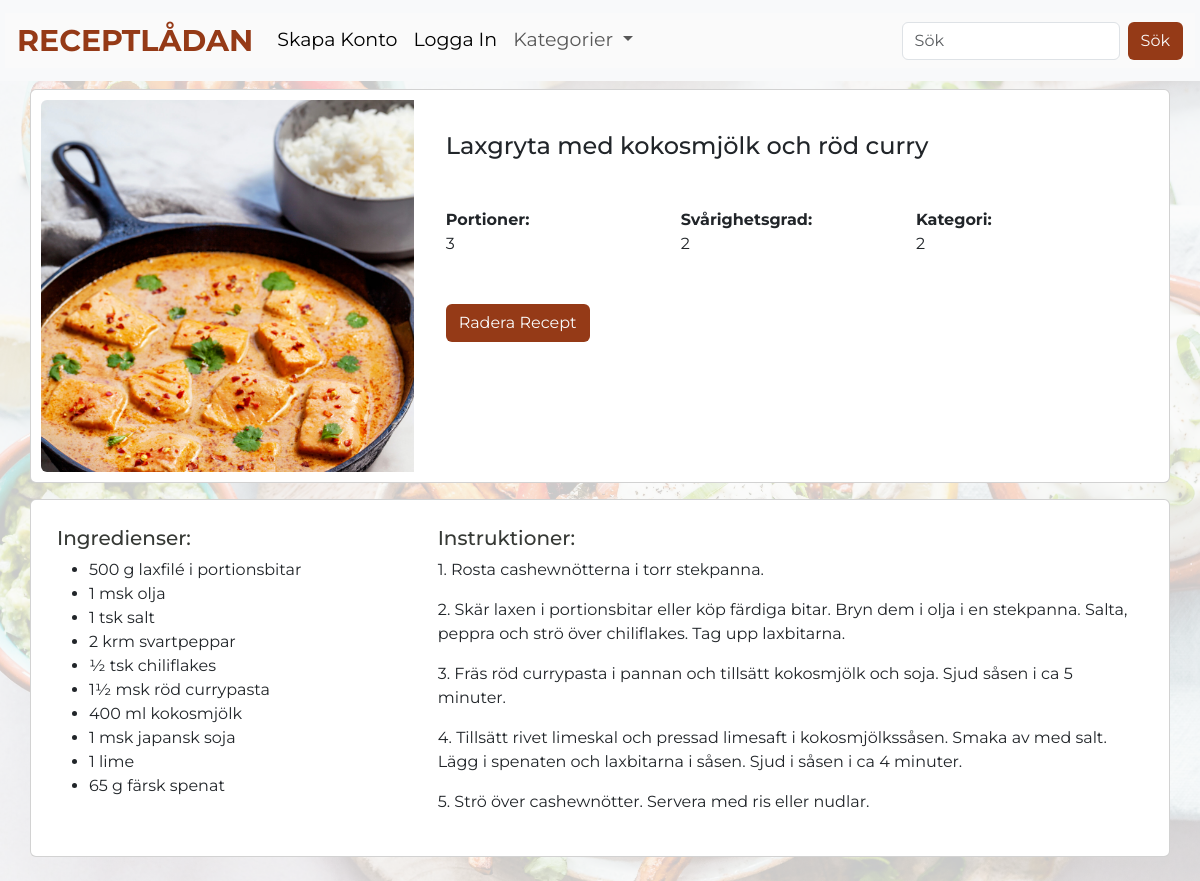
Screenshot of /detail/12 with the database file from the repository.
### main.py (models this page shows)
class Recipe(db.Model):
    id = db.Column(db.Integer, primary_key=True)
    user_id = db.Column(db.Integer, ForeignKey("users.id"))
    title = db.Column(db.String(100))
    ingredients = db.Column(db.Text)
    instruction = db.Column(db.Text)
    portions = db.Column(db.Integer)
    difficulty = db.Column(db.Integer)
    category = db.Column(db.Integer)
    date_posted = db.Column(db.DateTime, default=datetime.utcnow)
    image = db.Column(db.String(100))  # Path to the image file

### main.py (the view)
@app.route("/detail/<int:id>")
def recipe_detail(id):
    isAuthorized = session.get("Authorized", default=False)
    recipe = Recipe.query.get_or_404(id)
    return render_template(
        "recipe_detail.html", isAuthorized=isAuthorized, recipe=recipe
    )

### templates/recipe_detail.html (shortened to what this page needs)
{% extends "base.html" %} {% block body %}
<div class="main-recipe">
  <div class="card mb-3">
    <div class="row g-0">
      <div class="col-md-4 h-400">
        <img
          src="{{ recipe.image }}"
          alt="Picture of {{ recipe.title }}"
          class="img-fluid rounded-start"
          style="object-fit: cover; height: 100%; width: 100%"
        />
      </div>
      <div class="col-md-8 p-3">
        <div class="card-body">
          <div class="flex-grow-1">
            <h4 class="card-title mb-0">{{ recipe.title }}</h4>
            <br />
            <br />
            <div class="row">
              <div class="col-md-4">
                <div class="mb-4">
                  <strong>Portioner:</strong><br />
                  <p>{{ recipe.portions }}</p>
                </div>
              </div>
              <div class="col-md-4">
                <div class="mb-4">
                  <strong>Svårighetsgrad:</strong><br />
                  <p>{{ recipe.difficulty }}</p>
                </div>
              </div>
              <div class="col-md-4">
                <div class="mb-4">
                  <strong>Kategori:</strong><br />
                  <p>{{ recipe.category }}</p>
                </div>
              </div>
            </div>
            <div class="float-right">
              <br />
              <a
                href="{{ url_for ('delete_recipe', id=recipe.id) }}"
                class="btn btn-custom-secondary btn crud-btn-text"
                >Radera Recept</a
              >
            </div>
          </div>
        </div>
      </div>
    </div>
  </div>
  <div class="card mb-3">
    <div class="row">
      <div class="col-md-4">
        <div class="card-body">
          <h5>Ingredienser:</h5>
          <ul>
            {% for ingredient in recipe.ingredients.split('\n') %}
            <li>{{ ingredient }}</li>
            {% endfor %}
          </ul>
        </div>
      </div>
      <div class="col-md-8">
        <div class="card-body">
          <h5>Instruktioner:</h5>
          {% for step in recipe.instruction.split('\n') %}
          <p>{{ step }}</p>
          {% endfor %}
        </div>
      </div>
    </div>
  </div>
</div>
{% endblock %}

### static/css/main.css (style rules this page uses)
body { background-color: #fafafa; font-family: "Montserrat", sans-serif; color: #363935; }
h1, h2, h3, h4, h5 { color: #363935; }
.btn { background-color: #953a17; color: #fafafa; }
.btn-custom-secondary { text-align: right; }
.card { margin-right: 30px; margin-left: 30px; padding: 10px; }

### rows the page displays
Recipe: image (picture), title "Laxgryta med kokosmjölk och röd curry", portions "3", difficulty "2", category "2"

### other values shown
{{ ingredient }} "500 g laxfilé i portionsbitar" "1 msk olja" "1 tsk salt" "2 krm svartpeppar" "½ tsk chiliflakes" "1½ msk röd currypasta" "400 ml kokosmjölk" "1 msk japansk soja" "1 lime" "65 g färsk spenat"
{{ step }} "1. Rosta cashewnötterna i torr stekpanna." "2. Skär laxen i portionsbitar eller köp färdiga bitar. Bryn dem i olja i en stekpanna. Salta, peppra och strö över chiliflakes. Tag upp laxbitarna." "3. Fräs röd currypasta i pannan och tillsätt kokosmjölk och soja. Sjud såsen i ca 5 minuter." "4. Tillsätt rivet limeskal och pressad limesaft i kokosmjölkssåsen. Smaka av med salt. Lägg i spenaten och laxbitarna i såsen. Sjud i såsen i ca 4 minuter." "5. Strö över cashewnötter. Servera med ris eller nudlar."
